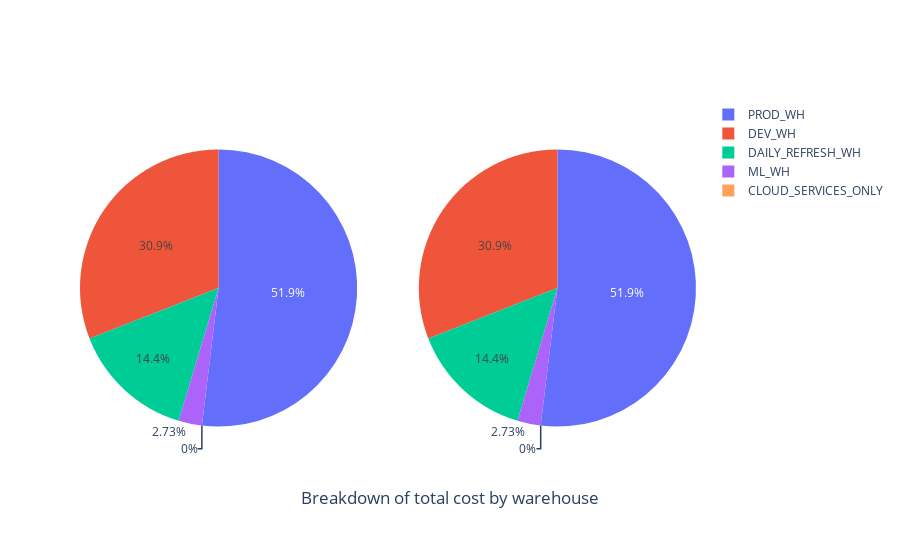

The code cell stored with this chart in its notebook:
### Code cell
df = df.drop(len(df)-1) ## Remove the last row of totals for the plot
fig = make_subplots(
    rows=1, cols=2,
    specs=[[{"type": "pie"},{"type": "pie"}]]
)

fig.add_trace(go.Pie(labels=df['warehouse_name'].tolist(), values=df['dollars'].tolist(),name='dollars'),row=1,col=1)
fig.add_trace(go.Pie(labels=df['warehouse_name'].tolist(), values=df['credits'].tolist(),name='credits'),row=1,col=2)

fig.update_layout(
    title={
        'text': "Breakdown of total cost by warehouse",
        'y':0.1,
        'x':0.5,
        'xanchor': 'center',
        'yanchor': 'bottom'})
fig.show()

### Figure 1 — Plotly figure (JSON) as saved in the notebook; plotly's stock layout.template omitted (floating-point values rounded to 4 significant figures)
{"data": [{"domain": {"x": [0, 0.45], "y": [0, 1]}, "labels": ["PROD_WH", "ML_WH", "DEV_WH", "DAILY_REFRESH_WH", "CLOUD_SERVICES_ONLY"], "name": "dollars", "type": "pie", "values": [4329.0, 227.3, 2579.0, 1202.0, 0]}, {"domain": {"x": [0.55, 1], "y": [0, 1]}, "labels": ["PROD_WH", "ML_WH", "DEV_WH", "DAILY_REFRESH_WH", "CLOUD_SERVICES_ONLY"], "name": "credits", "type": "pie", "values": [2164.0, 113.6, 1289.0, 600.8, 0]}], "layout": {"title": {"text": "Breakdown of total cost by warehouse", "x": 0.5, "xanchor": "center", "y": 0.1, "yanchor": "bottom"}}}
